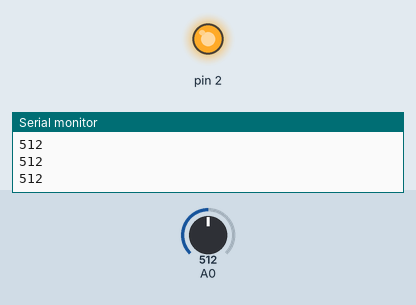
This sketch was run on a simulated Arduino Uno, built with avr-gcc and run on an emulated ATmega328P. Parts: output pins drawn as LEDs (lit = HIGH), the last lines printed to the serial monitor. Inputs (shaded band) come from the test bench; at power-on: A0 = 512.

Above: at 1.2 s.
1.3 s: A0 set to 834
2.8 s: A0 set to 866
At 4.0 s:
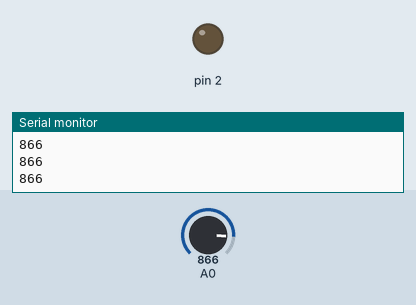
4.3 s: A0 set to 840
At 5.1 s:
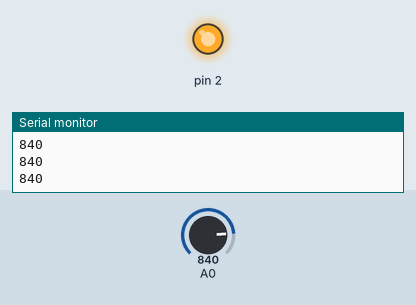
5.8 s: A0 set to 860
At 6.3 s:
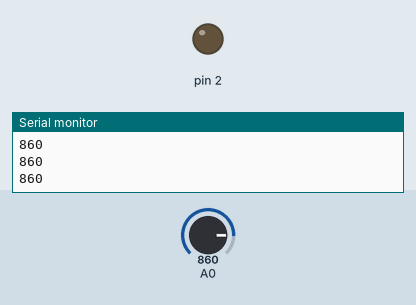
Timing chart, 0 to 8.3 s (numbered marks = the images above; inputs shaded):
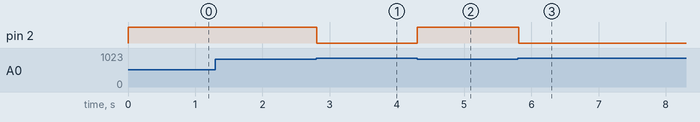

The sketch:

leituraAnalogica_ldr.ino
```cpp
/**
   leitura analógica
   @AUTHOR RAFAEL OLIVEIRA DE SOUZA
*/

void setup() {
  Serial.begin(9600);
  pinMode (2, OUTPUT);
}

void loop() {
  int leitura;
  leitura = analogRead(A0); // 0 a 1023
  Serial.println(leitura);

  if (leitura < 850) {
    digitalWrite (2, HIGH);
  } else {
    digitalWrite(2, LOW) ;
  }
}
```

Measured:
- the behaviour switches between 849 and 850 on A0 (found by bisection; images 0 and 1)
- after the input at 2.8 s, pin 2: HIGH → LOW at once
- after the input at 4.3 s, pin 2: LOW → HIGH at once
- after the input at 5.8 s, pin 2: HIGH → LOW at once
